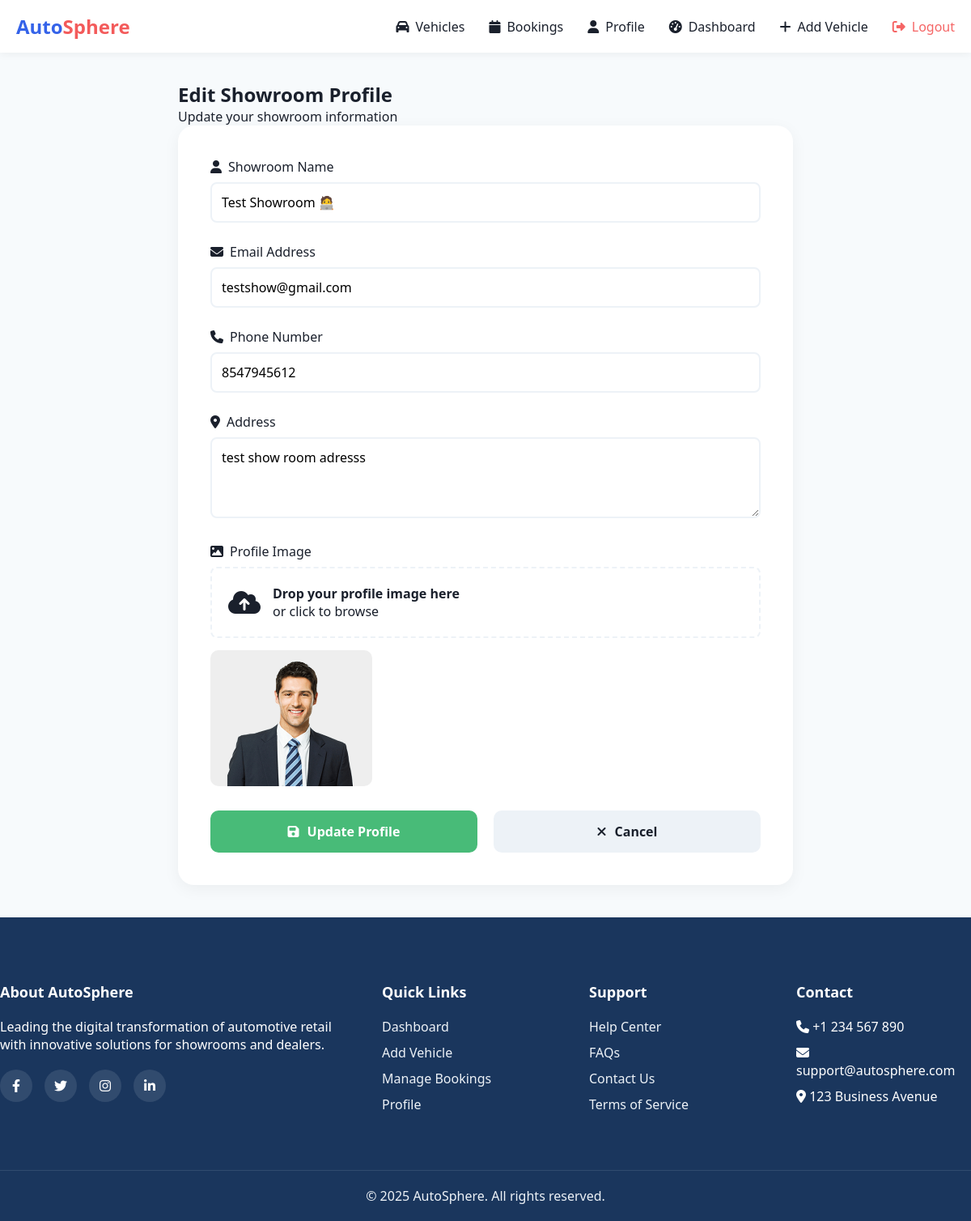
Screenshot of /Showroom/edit_profile/ (signed in) with the database file from the repository.
### Showroom/models.py (models this page shows)
class Showroom(models.Model):
    name = models.CharField(max_length=100)
    email = models.EmailField(unique=True)
    phone = models.CharField(max_length=15, unique=True)
    registered_at = models.DateTimeField(default=now)
    approval_status = models.BooleanField(default=False)
    password = models.CharField(max_length=128)
    id_proof_number = models.CharField(max_length=50, unique=True)
    profile_image_showroom = models.ImageField(upload_to='profile_images_showroom/', null=True, blank=True)
    address = models.TextField()

### Showroom/views.py (the view, shortened to what this page needs)
# urls.py: path("edit_profile/", views.edit_showroom_profile, name="edit_showroom_profile"),
def edit_showroom_profile(request):
    showroom_id = request.session.get('sid')
    showroom = get_object_or_404(Showroom, id=showroom_id)
    return render(request, "Showroom/edit_showroom_profile.html", {"showroom": showroom})

### Showroom/templates/Showroom/edit_showroom_profile.html (shortened to what this page needs)
<!DOCTYPE html>
<html lang="en">
<head>
    <link rel="stylesheet" href="https://cdnjs.cloudflare.com/ajax/libs/font-awesome/6.4.0/css/all.min.css">
</head>
<body>
    <nav class="navbar">
        <div class="nav-container">
            <div class="logo">
                <span style="color: #3563E9;">Auto</span><span style="color: #f35b5b;">Sphere</span>
            </div>
            <div class="nav-links">
                <a href="{% url 'Showroom:showroom_vehicles' %}" class="nav-link">
                    <i class="fas fa-car"></i> Vehicles
                </a>
                <a href="{% url 'Showroom:showroom_bookings' %}" class="nav-link">
                    <i class="fas fa-calendar"></i> Bookings
                </a>
                <a href="{% url 'Showroom:showroom_profile' %}" class="nav-link">
                    <i class="fas fa-user"></i> Profile
                </a>
                <a href="{% url 'Showroom:showroom_dashboard' %}" class="nav-link">
                    <i class="fas fa-tachometer-alt"></i> Dashboard
                </a>
                <a href="{% url 'Showroom:add_vehicle' %}" class="nav-link">
                    <i class="fas fa-plus"></i> Add Vehicle
                </a>
                <a href="{% url 'Customer:index' %}" class="nav-link logout">
                    <i class="fas fa-sign-out-alt"></i> Logout
                </a>
            </div>
        </div>
    </nav>
    <div class="edit-profile-container">
        <div class="page-header">
            <h2>Edit Showroom Profile</h2>
            <p>Update your showroom information</p>
        </div>
        <div class="edit-profile-card">
            <form method="post" enctype="multipart/form-data" id="editProfileForm">
                <div class="form-group">
                    <label class="form-label">
                        <i class="fas fa-user"></i>
                        Showroom Name
                    </label>
                    <input type="text" name="name" class="form-control" value="{{ showroom.name }}" required>
                </div>
                <div class="form-group">
                    <label class="form-label">
                        <i class="fas fa-envelope"></i>
                        Email Address
                    </label>
                    <input type="email" name="email" class="form-control" value="{{ showroom.email }}" required>
                </div>
                <div class="form-group">
                    <label class="form-label">
                        <i class="fas fa-phone"></i>
                        Phone Number
                    </label>
                    <input type="text" name="phone" class="form-control" value="{{ showroom.phone }}" required>
                </div>
                <div class="form-group">
                    <label class="form-label">
                        <i class="fas fa-map-marker-alt"></i>
                        Address
                    </label>
                    <textarea name="address" class="form-control" required>{{ showroom.address }}</textarea>
                </div>
                <div class="form-group">
                    <label class="form-label">
                        <i class="fas fa-image"></i>
                        Profile Image
                    </label>
                    <div class="file-upload">
                        <label class="file-upload-label">
                            <i class="fas fa-cloud-upload-alt fa-2x"></i>
                            <div>
                                <h4>Drop your profile image here</h4>
                                <p>or click to browse</p>
                            </div>
                        </label>
                        {% if showroom.profile_image_showroom %}
                        <div class="image-preview">
                            <img src="{{ showroom.profile_image_showroom.url }}" alt="Profile Preview">
                        </div>
                        {% endif %}
                    </div>
                </div>
                <div class="form-actions">
                    <button type="submit" class="btn btn-update" id="updateButton">
                        <i class="fas fa-save"></i>
                        Update Profile
                    </button>
                    <a href="{% url 'Showroom:showroom_profile' %}" class="btn btn-cancel">
                        <i class="fas fa-times"></i>
                        Cancel
                    </a>
                </div>
            </form>
        </div>
    </div>
    <footer class="footer">
        <div class="container">
            <div class="footer-grid">
                <div class="footer-col">
                    <h3>About AutoSphere</h3>
                    <p>Leading the digital transformation of automotive retail with innovative solutions for showrooms and dealers.</p>
                    <div class="social-links">
                        <a href="#"><i class="fab fa-facebook-f"></i></a>
                        <a href="#"><i class="fab fa-twitter"></i></a>
                        <a href="#"><i class="fab fa-instagram"></i></a>
                        <a href="#"><i class="fab fa-linkedin-in"></i></a>
                    </div>
                </div>
                <div class="footer-col">
                    <h3>Quick Links</h3>
                    <ul class="footer-links">
                        <li><a href="#">Dashboard</a></li>
                        <li><a href="#">Add Vehicle</a></li>
                        <li><a href="#">Manage Bookings</a></li>
                        <li><a href="#">Profile</a></li>
                    </ul>
                </div>
                <div class="footer-col">
                    <h3>Support</h3>
                    <ul class="footer-links">
                        <li><a href="#">Help Center</a></li>
                        <li><a href="#">FAQs</a></li>
                        <li><a href="#">Contact Us</a></li>
                        <li><a href="#">Terms of Service</a></li>
                    </ul>
                </div>
                <div class="footer-col">
                    <h3>Contact</h3>
                    <ul class="footer-links">
                        <li><i class="fas fa-phone"></i> +1 234 567 890</li>
                        <li><i class="fas fa-envelope"></i> support@autosphere.com</li>
                        <li><i class="fas fa-map-marker-alt"></i> 123 Business Avenue</li>
                    </ul>
                </div>
            </div>
            <div class="footer-bottom">
                <p>&copy; 2025 AutoSphere. All rights reserved.</p>
            </div>
        </div>
    </footer>
</body>
</html>

### Showroom/templates/Showroom/edit_showroom_profile.html (style rules this page uses)
:root { --primary: #3563E9; --secondary: #1A365D; --accent: #FF4C30; --light: #F7FAFC; --dark: #1A202C; --gray: #718096; --light-gray: #EDF2F7; --success: #48BB78; --error: #F56565; }
* { margin: 0; padding: 0; box-sizing: border-box; font-family: 'Segoe UI', sans-serif; }
body { background-color: var(--light); color: var(--dark); }
.navbar { background: white; padding: 1rem 0; box-shadow: 0 2px 10px rgba(0, 0, 0, 0.05); position: fixed; width: 100%; top: 0; z-index: 1000; }
.footer { background: var(--secondary); color: white; padding: 80px 0 20px; }
.footer-grid { display: grid; grid-template-columns: 2fr 1fr 1fr 1fr; gap: 40px; margin-bottom: 60px; }
.footer-col h3 { margin-bottom: 20px; font-size: 18px; }
.footer-links { list-style: none; }
.footer-links li { margin-bottom: 10px; }
.footer-links a { color: var(--light-gray); text-decoration: none; transition: color 0.3s; }
.footer-bottom { text-align: center; padding-top: 20px; border-top: 1px solid rgba(255, 255, 255, 0.1); color: var(--light-gray); }
.social-links { display: flex; gap: 15px; margin-top: 20px; }
.social-links a { width: 40px; height: 40px; background: rgba(255, 255, 255, 0.1); border-radius: 50%; display: flex; align-items: center; justify-content: center; color: white; text-decoration: none; transition: background 0.3s; }
.nav-container { max-width: 1200px; margin: 0 auto; padding: 0 20px; display: flex; justify-content: space-between; align-items: center; }
.logo { font-size: 24px; font-weight: bold; color: var(--primary); }
.nav-links { display: flex; gap: 30px; align-items: center; }
.nav-link { text-decoration: none; color: var(--dark); font-weight: 500; transition: color 0.3s; display: flex; align-items: center; gap: 8px; }
.nav-link.logout { color: var(--error); }
.edit-profile-container { max-width: 800px; margin: 100px auto 40px; padding: 0 20px; flex-grow: 1; }
.edit-profile-card { background: white; border-radius: 20px; padding: 40px; box-shadow: 0 5px 20px rgba(0, 0, 0, 0.05); }
.form-group { margin-bottom: 25px; position: relative; }
.form-label { display: block; margin-bottom: 8px; color: var(--dark); font-weight: 500; display: flex; align-items: center; gap: 8px; }
.form-control { width: 100%; padding: 12px; border: 2px solid var(--light-gray); border-radius: 8px; font-size: 16px; transition: all 0.3s; }
textarea.form-control { min-height: 100px; resize: vertical; }
.image-preview { margin-top: 15px; border-radius: 10px; overflow: hidden; max-width: 200px; }
.image-preview img { width: 100%; height: auto; display: block; }
.form-actions { display: grid; grid-template-columns: repeat(2, 1fr); gap: 20px; margin-top: 30px; }
.btn { padding: 15px 30px; border-radius: 10px; font-size: 16px; font-weight: 600; text-align: center; text-decoration: none; transition: all 0.3s; display: flex; align-items: center; justify-content: center; gap: 10px; border: none; cursor: pointer; }
.btn-update { background: var(--success); color: white; }
.btn-cancel { background: var(--light-gray); color: var(--dark); }
.file-upload { position: relative; }
.file-upload-label { display: flex; align-items: center; gap: 15px; padding: 20px; border: 2px dashed var(--light-gray); border-radius: 8px; cursor: pointer; transition: all 0.3s; }

### rows the page displays
Showroom: name "Test Showroom 🧑‍💻", email "testshow@gmail.com", phone "8547945612", address "test show room adresss", profile_image_showroom (picture)
